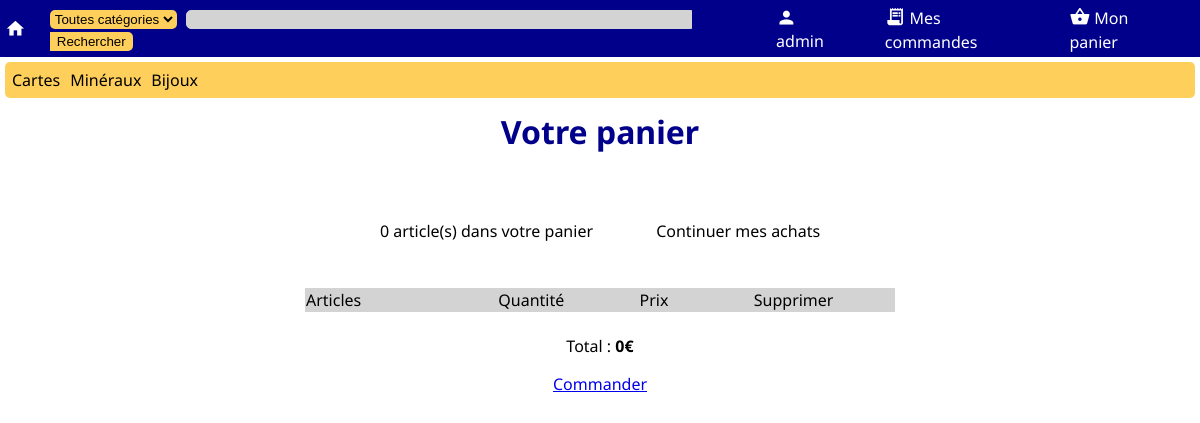
/panier.php (signed in), run on the app's committed database.
### tables this page shows
CREATE TABLE Categories (
    idCat INTEGER PRIMARY KEY AUTOINCREMENT,
    titre TEXT NOT NULL,
    b64img TEXT NOT NULL
, mime);

### panier.php (the view, shortened to what this page needs)
<?php
$sid = session_id();
?>
<!DOCTYPE html>
<html lang="fr">
<head>
    <link rel="stylesheet" href="res/font.css">
    <link rel="stylesheet" href="res/panier.css">
<?php include('nav.php'); ?>
<h1 style="color:darkblue;" align="center">Votre panier</h1>
<br>
<div class="info-text">
    <span>
<?php
$db = new MyDB();
$req = isset($_SESSION['user']['username'])
    ? "SELECT COUNT(*) FROM Paniers WHERE idUser='".$_SESSION['user']['idUser']."';"
    : "SELECT COUNT(*) FROM Paniers WHERE idSession='".$sid."' AND idUser IS NULL;";
echo $db->query($req)->fetchArray()['COUNT(*)'];
echo " article(s) dans votre panier";
?>
    </span>
    <a class="continue" href="index.php">Continuer mes achats</a>
</div>
<br>
<table class='cart-tab' width="50%">
    <tr class='nom-colonnes'>
        <td>Articles</td>
        <td class="text-center">Quantité</td>
        <td class="text-center">Prix</td>
        <td class="text-center">Supprimer</td>
    </tr>
</table>
<div class="info-text">
    <p>Total : <b>
<?php
$somme = 0;
echo $somme."€";
?>
</b></p>
    <a class="payment" href="validate_command.php">Commander</a>
</div>
</body>
</html>

### nav.php (shortened to what this page needs)
<link rel="stylesheet" href="res/nav.css">
</head>
<body>
<nav>
    <div class='topbar'>
        <a class='logo' href='index.php'>
            <span class="material-icons">home</span>
        </a>
        <form method='GET' action='search.php' class='form_bar'>
            <select name="cat" class="sel_cat">
                <option value="0">Toutes catégories</option>
<?php
$db_nav = new MyDB();
?>
            </select>
            <input type='text' class='searchbar' name='query' <?php echo isset($_GET['query']) ? 'value="'.$_GET['query'].'"' : '';?>><input type='submit' class='submitsearch' value='Rechercher'>
        </form>
        <a class='bar_elt' href='login.php'>
        <span class="material-icons">person</span><span class='valign-link'><?php echo isset($_SESSION['user']['username']) ? $_SESSION['user']['username'] : "Mon compte"; ?></span>
        </a>
        <a class='bar_elt' href='command.php'>
            <span class="material-icons">receipt_long</span><span class='valign-link'>Mes commandes</span>
        </a>
        <a class='bar_elt' href='panier.php'>
            <span class="material-icons">shopping_basket</span><span class='valign-link'>Mon panier</span>
        </a>
    </div>
    <div class='cat_bar'>
<?php
$req_nav = 'SELECT * FROM Categories';
$reponse_nav = $db_nav->query($req_nav);
while ($donnees=$reponse_nav->fetchArray())
{
    echo '<a href="search.php?cat='.$donnees['idCat'].'" class="item_cat_bar">'.$donnees['titre'].'</a>';
}
?>
    </div>
</nav>

### res/panier.css (style rules this page uses)
body { margin: 10px; }
.nom-colonnes { background-color: lightgray; border: none; }
td { border: none; margin: 0; }
.cart-tab { border: none; margin: 0 auto; border-spacing:0; border-collapse: collapse; }
.continue { margin-left: 5%; color: black; text-decoration: none; }
.info-text { text-align: center; margin-top: 2%; margin-bottom: 2%; }
.text-center { text-align: center; }

### res/nav.css (style rules this page uses)
nav { margin: -10px; }
.searchbar { border: 1px solid lightgray; border-radius: 5px 0 0 5px; margin-right: 0; background-color: lightgray; width: 500px; }
.topbar { padding: 5px; background-color: darkblue; display: flex; flex-direction: flex; justify-content: center; align-items: center; }
.cat_bar { background-color: #ffcf5c; margin: 5px; border-radius: 5px; padding: 7px; }
.item_cat_bar { color: black; text-decoration: none; width: 10px; margin-right: 10px; }
.submitsearch { margin-left: 0; background-color: #ffcf5c; border: 1px solid transparent; border-radius: 0 5px 5px 0; }
.sel_cat { background-color: #ffcf5c; border: 1px solid transparent; border-radius: 5px 5px 5px 5px; margin-right: 5px; }
.logo { color: white; text-decoration: none; }
.form_bar { display: inline-block; margin-left: 20px; margin-right: 20px; }
.bar_elt { color: white; margin-left: 20px; margin-right: 20px; align-items: center; text-decoration: none; }
.material-icons { vertical-align: middle; margin-right: 4px; font-size: 1.3em; }
.valign-link { vertical-align: middle; text-decoration: none; }

### data on the page
categories: titre "Cartes"
categories: titre "Minéraux"
categories: titre "Bijoux"

### other printed values
$_SESSION['user']['username'] "admin"
$db->query($req)->fetchArray()['COUNT(*)'] "0"
$somme "0"
